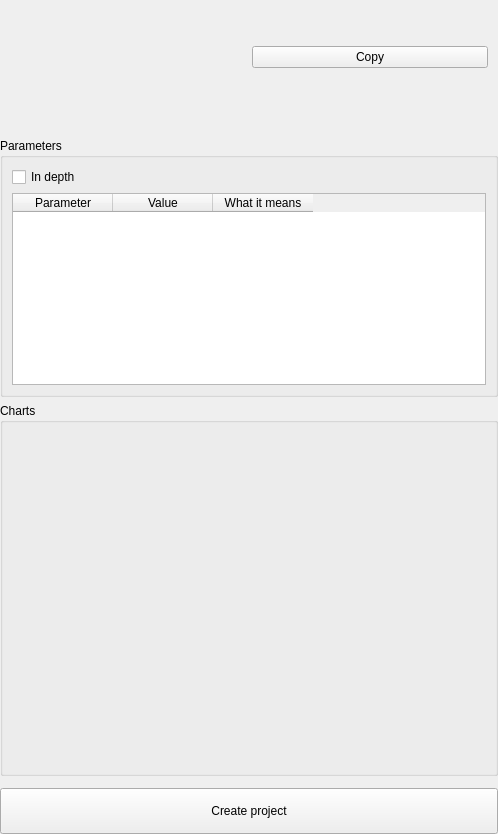
<?xml version="1.0" encoding="UTF-8"?>
<!--
  Object panel (the project card's fixed object block, ADR-019; the
  object-card unification): the state line, hook, coordinates row,
  facts, capture chips row, parameters table and charts tabs, plus the
  single CTA. Loaded by gui/overview.py through gui/ui_loader.py. Every
  block starts hidden: the panel's states (empty/loading/missing/ready)
  show them, in code. The block skins come from theme.py constants
  (applied in code); the coords button's "⧉" glyph, the chips, the
  table's rows and the chart tabs' contents are all data (ADR-005).
-->
<ui version="4.0">
 <class>ObjectPanel</class>
 <widget class="QWidget" name="ObjectPanel">
  <layout class="QVBoxLayout" name="vbox_panel">
   <property name="leftMargin"><number>0</number></property>
   <property name="topMargin"><number>0</number></property>
   <property name="rightMargin"><number>0</number></property>
   <property name="bottomMargin"><number>0</number></property>
   <item><widget class="QLabel" name="lbl_state"><property name="text"><string/></property><property name="visible"><bool>false</bool></property></widget></item>
   <item><widget class="QLabel" name="lbl_hook"><property name="text"><string/></property><property name="wordWrap"><bool>true</bool></property><property name="visible"><bool>false</bool></property></widget></item>
   <item>
    <widget class="QFrame" name="row_coords">
     <property name="visible"><bool>false</bool></property>
     <layout class="QHBoxLayout" name="row_coords_lay">
      <property name="layoutStretch"><string notr="true">1,0</string></property>
      <property name="leftMargin"><number>10</number></property>
      <property name="topMargin"><number>6</number></property>
      <property name="rightMargin"><number>10</number></property>
      <property name="bottomMargin"><number>6</number></property>
      <item><widget class="QLabel" name="lbl_coords"><property name="text"><string/></property><property name="textInteractionFlags"><set>Qt::TextSelectableByMouse</set></property></widget></item>
      <item><widget class="QPushButton" name="btn_copy_coords"><property name="text"><string>Copy</string></property><property name="toolTip"><string>Copy the coordinates (decimal and sexagesimal)</string></property><property name="cursor"><cursorShape>PointingHandCursor</cursorShape></property></widget></item>
     </layout>
    </widget>
   </item>
   <item><widget class="QLabel" name="lbl_facts"><property name="text"><string/></property><property name="wordWrap"><bool>true</bool></property><property name="visible"><bool>false</bool></property></widget></item>
   <item>
    <widget class="QFrame" name="row_capture">
     <property name="visible"><bool>false</bool></property>
     <layout class="QHBoxLayout" name="chips">
      <property name="leftMargin"><number>10</number></property>
      <property name="topMargin"><number>6</number></property>
      <property name="rightMargin"><number>10</number></property>
      <property name="bottomMargin"><number>6</number></property>
      <property name="spacing"><number>8</number></property>
      <item><spacer name="hsp_chips"><property name="orientation"><enum>Qt::Horizontal</enum></property><property name="sizeHint" stdset="0"><size><width>40</width><height>20</height></size></property></spacer></item>
     </layout>
    </widget>
   </item>
   <item>
    <widget class="QGroupBox" name="grp_params">
     <property name="title"><string>Parameters</string></property>
     <property name="visible"><bool>false</bool></property>
     <layout class="QVBoxLayout" name="vbox_params">
      <item>
       <layout class="QHBoxLayout" name="row_deep">
        <item><widget class="QCheckBox" name="chk_deep"><property name="text"><string>In depth</string></property></widget></item>
        <item><spacer name="hsp_deep"><property name="orientation"><enum>Qt::Horizontal</enum></property><property name="sizeHint" stdset="0"><size><width>40</width><height>20</height></size></property></spacer></item>
       </layout>
      </item>
      <item>
       <widget class="QTableWidget" name="tbl_params">
        <property name="columnCount"><number>3</number></property>
        <property name="editTriggers"><set>QAbstractItemView::NoEditTriggers</set></property>
        <property name="selectionBehavior"><enum>QAbstractItemView::SelectRows</enum></property>
        <property name="selectionMode"><enum>QAbstractItemView::SingleSelection</enum></property>
        <property name="wordWrap"><bool>true</bool></property>
        <property name="sizePolicy"><sizepolicy hsizetype="Expanding" vsizetype="Expanding"><horstretch>0</horstretch><verstretch>0</verstretch></sizepolicy></property>
        <attribute name="verticalHeaderVisible"><bool>false</bool></attribute>
        <column><property name="text"><string>Parameter</string></property></column>
        <column><property name="text"><string>Value</string></property></column>
        <column><property name="text"><string>What it means</string></property></column>
       </widget>
      </item>
     </layout>
    </widget>
   </item>
   <item>
    <widget class="QGroupBox" name="grp_charts">
     <property name="title"><string>Charts</string></property>
     <property name="visible"><bool>false</bool></property>
     <layout class="QVBoxLayout" name="vbox_charts">
      <property name="leftMargin"><number>6</number></property>
      <property name="topMargin"><number>4</number></property>
      <property name="rightMargin"><number>6</number></property>
      <property name="bottomMargin"><number>6</number></property>
      <item>
       <widget class="QTabWidget" name="tabs_charts">
        <property name="tabBarAutoHide"><bool>true</bool></property>
        <property name="documentMode"><bool>true</bool></property>
        <property name="minimumSize"><size><width>480</width><height>340</height></size></property>
       </widget>
      </item>
     </layout>
    </widget>
   </item>
   <item><spacer name="vsp_cta"><property name="orientation"><enum>Qt::Vertical</enum></property><property name="sizeType"><enum>QSizePolicy::Fixed</enum></property><property name="sizeHint" stdset="0"><size><width>20</width><height>6</height></size></property></spacer></item>
   <item><widget class="QPushButton" name="btn_project"><property name="text"><string>Create project</string></property><property name="minimumSize"><size><width>0</width><height>46</height></size></property><property name="sizePolicy"><sizepolicy hsizetype="Expanding" vsizetype="Fixed"><horstretch>0</horstretch><verstretch>0</verstretch></sizepolicy></property><property name="cursor"><cursorShape>PointingHandCursor</cursorShape></property><property name="visible"><bool>false</bool></property></widget></item>
  </layout>
 </widget>
 <resources/>
 <connections/>
</ui>
